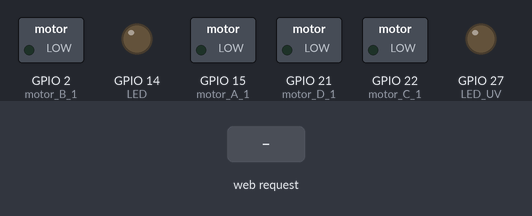
A sketch run on a simulated ESP32. On the bench: switched loads named in the sketch (green lamp = pin HIGH), output pins drawn as LEDs (lit = HIGH). The inputs (shaded band) are chosen by the test bench. WiFi joins after 1.5 s; servers stay silent unless stated; what the sketch prints to the serial monitor is not drawn.

Above: at 2.7 s.
2.8 s: HTTP request GET /A_A received
At 4.0 s:
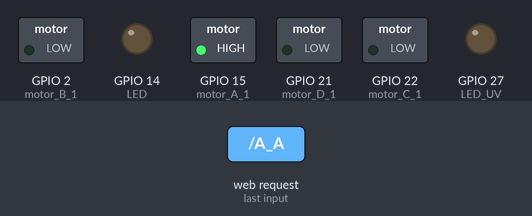
4.3 s: HTTP request GET /C_C received
At 5.4 s:
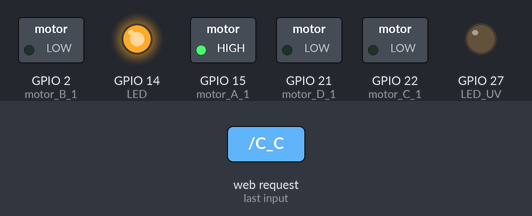
5.8 s: HTTP request GET /B_B received
At 6.5 s:
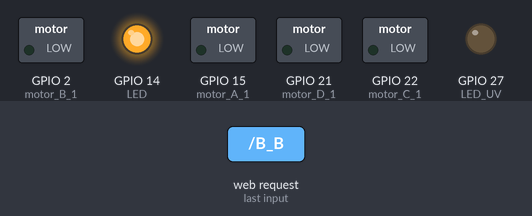
7.3 s: HTTP request GET /A1 received
At 7.7 s:
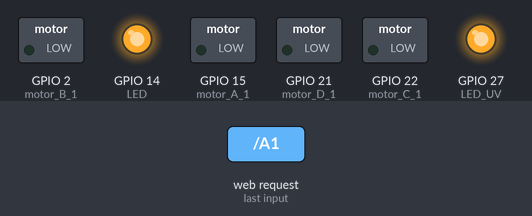
8.8 s: HTTP request GET /D_D received
At 10.0 s:
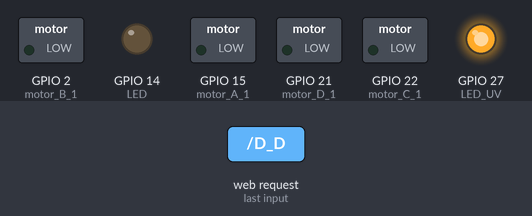
10.3 s: HTTP request GET /C1 received
At 11.1 s:
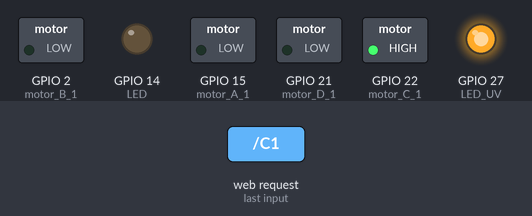
Timing chart, 0 to 12.8 s (numbered marks = the images above; inputs shaded):
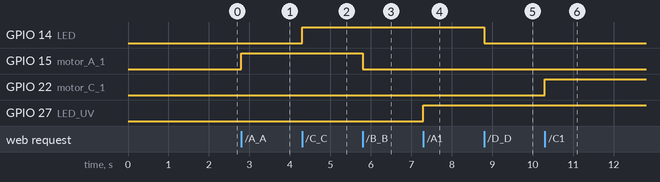

The sketch:

Proyecto_segunda_unidad_taller_6to.ino
```cpp
#include <WiFi.h>
#include <SPI.h>
const char* ssid = "Familia_G-Ch";
const char* password = "FamiliK.13";

byte mac[] = { 0xDE, 0xAD, 0xBE, 0xEF, 0xFE, 0xED };
IPAddress ip(192, 168, 1, 50);
String readString;

//LDR
int sensor_LDR = 35;
int valor = 0;

//Sensor agua
int SENSOR;

//Sensor de temperatura y humedada
#include <DHT.h>
#include <DHT_U.h>
#define Type DHT11
int dhtpin = 23;
DHT HT (dhtpin, Type);
float humidity;
float tempC;
float tempF;

//motor de agua y ventilador
int motor_A_1 = 15;
int motor_B_1 = 2;

int motor_C_1 = 22;
int motor_D_1 = 21;

// Luces (UV y LED)
int LED_UV = 27;
int LED = 14;


WiFiServer server(80);

void setup() {
  Serial.begin(115200);
  delay(10);
  HT. begin();

  pinMode(motor_A_1, OUTPUT);
  pinMode(motor_B_1, OUTPUT);
  pinMode(motor_C_1, OUTPUT);
  pinMode(motor_D_1, OUTPUT);
  pinMode(LED_UV, OUTPUT);
  pinMode(LED, OUTPUT);

     // Conectarse a la red WiFi
  Serial.println();
  Serial.println();
  Serial.print("Connecting to ");
  Serial.println(ssid);

  WiFi.begin(ssid, password);

  while (WiFi.status() != WL_CONNECTED) {
    delay(500);
    Serial.print(".");
  }
  Serial.println("");
  Serial.println("WiFi connected");

  // Iniciar el servidor
  server.begin();
  Serial.println("Server started");

  // Imprimir la dirección IP
  Serial.print("Use this URL to connect: ");
  Serial.print("http://");
  Serial.print(WiFi.localIP());
  Serial.println("/");

}

void loop() {
  WiFiClient client = server.available();
  if(!client){
    return;
    }
    Serial.print("Nuevo cliente:   ");
    Serial.println(client.remoteIP());
    String req = client.readStringUntil('\r');
    Serial.print(req);


    // Sensores
      if (req.indexOf("Sensores") != -1){
    //Sesnor LDR
      valor = analogRead(sensor_LDR);
      Serial.print("Valor del Sensor LDR: ");
      Serial.println(valor);
      delay(1000);
      //Sensor agua
      SENSOR = analogRead(34);
      Serial.print("Cantida de agua en la tierra: ");
      Serial.println(SENSOR);
      delay(1000);
      // Sensor Humedad, temperaturas en ºC y  ºF
      humidity = HT.readHumidity();
      tempC = HT.readTemperature();
      tempF = HT.readTemperature(true);
      Serial.print("Huemedad: ");
      Serial.println(humidity);
      Serial.print("Temperatura en ºC: ");
      Serial.println(tempC);
      Serial.print("Temperatura en ºF: ");
      Serial.println(tempF);
      delay(1000);
      }

   //Mensajes para la app
      client.println("HTTP/1.1 200 OK");
      client.println("Content-Type: text/html");
      client.println("");
      client.print(humidity);
      client.print(",");
      client.print(tempF);
      client.print(",");
      client.print(tempC);
      client.print(",");
      client.print(SENSOR);
      client.print(",");
      client.print(valor);

      Serial.println("Cliente desconectado: ");
      Serial.println(client.remoteIP());
      client.flush();
      client.stop();

      // Motor de agua  encendido Agua
      if (req.indexOf("A_A") != -1){
      digitalWrite(motor_A_1, HIGH);
      digitalWrite(motor_B_1, LOW);
      }
      // Motor de agua apagado  Agua
      if (req.indexOf("B_B") != -1){
      digitalWrite(motor_A_1, LOW);
      digitalWrite(motor_B_1, LOW);
      }

    // LED para encender luminacion
      if (req.indexOf("C_C") != -1){
     digitalWrite(LED, HIGH);
      }
      // LED para apagar luminacion
      if (req.indexOf("D_D") != -1){
     digitalWrite(LED, LOW);
      }

      // LED para encender UV
      if (req.indexOf("A1") != -1){
     digitalWrite(LED_UV, HIGH);
      }
      // LED para apagar UV
      if (req.indexOf("B1") != -1){
     digitalWrite(LED_UV, LOW);
      }

      // Motor de ventilador
      if (req.indexOf("C1") != -1){
      digitalWrite(motor_C_1, HIGH);
      digitalWrite(motor_D_1, LOW);
      }
      // Motor de ventilador
      if (req.indexOf("D1") != -1){
      digitalWrite(motor_C_1, LOW);
      digitalWrite(motor_D_1, LOW);
      }
}
```

Measured:
- after the input at 2.8 s, GPIO 15 (motor_A_1): LOW → HIGH at once
- after the input at 4.3 s, GPIO 14 (LED): LOW → HIGH at once
- after the input at 5.8 s, GPIO 15 (motor_A_1): HIGH → LOW at once
- after the input at 7.3 s, GPIO 27 (LED_UV): LOW → HIGH at once
- after the input at 8.8 s, GPIO 14 (LED): HIGH → LOW at once
- after the input at 10.3 s, GPIO 22 (motor_C_1): LOW → HIGH at once
